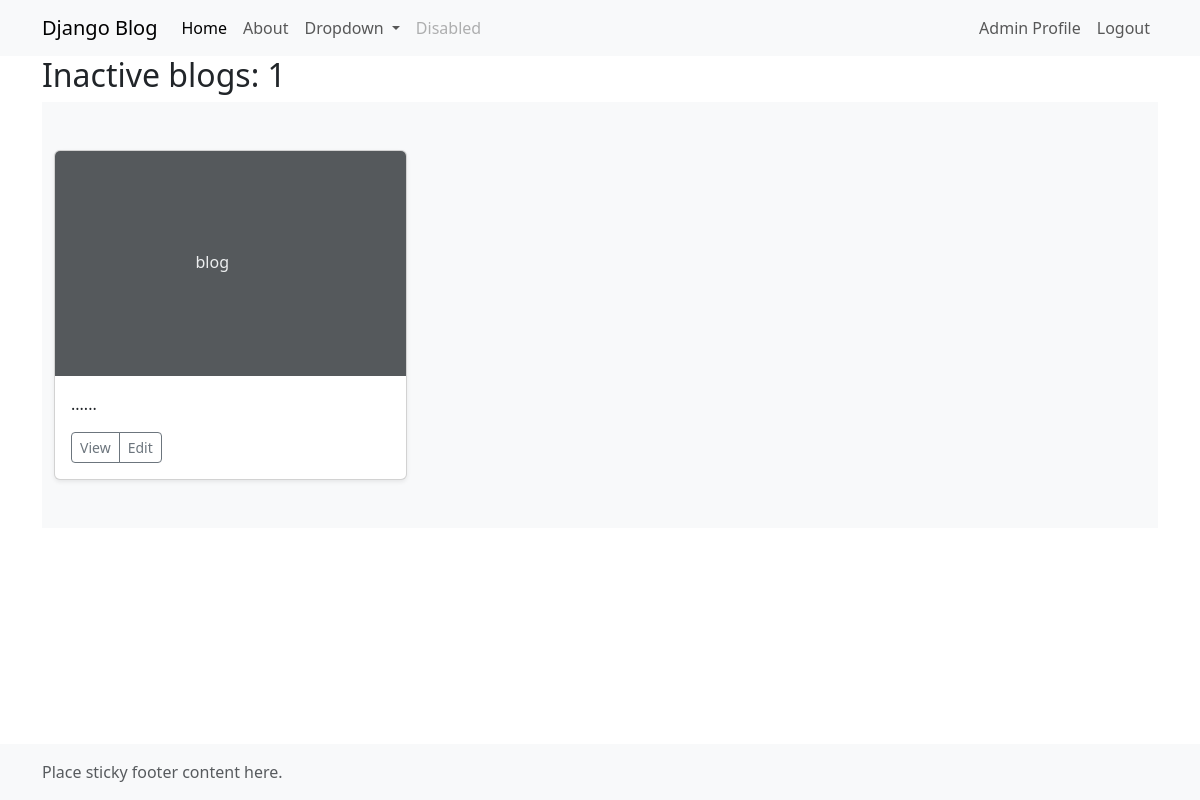
The page /in_actives/ (signed in) on the database its author committed.
### blog/models/user.py (models this page shows, shortened)
class CustomUser(AbstractUser):
    phone = models.CharField(unique=True)
    USERNAME_FIELD = 'phone'
    REQUIRED_FIELDS = ['username']

### blog/models/blog.py (models this page shows, shortened)
class Blog(models.Model):
    TYPE = {
        'Journal': 'Journal',
        "Life updates": 'Life updates',
        'Travel stories': 'Travel stories',
        'Personal growth': 'Personal growth'
    }
    author = models.ForeignKey(AUTH_USER_MODEL, on_delete=models.CASCADE)
    title = models.CharField(max_length=200, verbose_name='Title')
    content = models.TextField(verbose_name='Description')
    image = models.ImageField(upload_to='blog_images/', blank=True, null=True)
    is_active = models.BooleanField(default=True)
    type = models.CharField(max_length=50, choices=TYPE, default='Journal')
    created_at = models.DateTimeField(auto_now_add=True)
    updated_at = models.DateTimeField(auto_now=True)
    class Meta:
        permissions = [
            ('can_all_manage', 'Can all changed models')
        ]

### blog/views.py (the view)
# urls.py: path('in_actives/', views.in_active, name='in_active_blogs'),
@login_required
def in_active(request):
    blogs = Blog.objects.filter(is_active=False, author=request.user)
    search = request.GET.get('in_active_query')
    if search:
        blogs = Blog.objects.filter(title__icontains=search, is_active=False, author=request.user)
    context = {
        "blogs": blogs,
    }
    return render(request, template_name='blog/in_active.html', context=context)

### templates/blog/in_active.html (shortened to what this page needs)
{% extends 'blog/base.html' %}
{% block content %}
    <h2>Inactive blogs: {{ blogs.count }}</h2>
    <div class="album py-5 bg-body-tertiary">
        <div class="container">
            <div class="row row-cols-1 row-cols-sm-2 row-cols-md-3 g-3">
                {% for blog in blogs %}
                    <div class="col">
                        <div class="card shadow-sm">
                            {% if blog.image %}
                                <img class="img-cover" src="{{ blog.image.url }}" alt="rasm">
                            {% else %}
                                <svg aria-label="Placeholder: Thumbnail"
                                     class="bd-placeholder-img card-img-top"
                                     height="225"
                                     preserveAspectRatio="xMidYMid slice" role="img"
                                     width="100%"
                                     xmlns="http://www.w3.org/2000/svg"><title>
                                    Placeholder</title>
                                    <rect width="100%" height="100%" fill="#55595c"></rect>
                                    <text x="40%" y="50%" fill="#eceeef"
                                          dy=".3em">{{ blog.title }}</text>
                                </svg>
                            {% endif %}
                            <div class="card-body">
                                <p class="card-text">{{ blog.content|truncatechars:128 }}</p>
                                <div class="d-flex justify-content-between align-items-center">
                                    <div class="btn-group">
                                        <a href="{% url 'detail' blog.id %}" class="btn btn-sm btn-outline-secondary">View</a>
                                        <a href="{% url 'update' blog.id %}" type="button"
                                           class="btn btn-sm btn-outline-secondary">Edit</a>
                                    </div>
                                    <small class="text-body-secondary"></small></div>
                            </div>
                        </div>
                    </div>
                {% endfor %}
            </div>
        </div>
    </div>
{% endblock %}

### templates/blog/base.html (shortened to what this page needs)
{% load static %}
{% load crispy_forms_tags %}
<!doctype html>
<html lang="en" class="h-100" data-bs-theme="light">
<head>
    <link rel="stylesheet" href="{% static 'blog/main.css' %}">
    <link href="https://cdn.jsdelivr.net/npm/bootstrap@5.3.6/dist/css/bootstrap.min.css" rel="stylesheet"
>
    <link rel="stylesheet" href="https://cdn.jsdelivr.net/npm/bootstrap-icons@1.13.1/font/bootstrap-icons.min.css">
</head>
<body class="d-flex flex-column h-100">
<nav class="navbar navbar-expand-lg bg-body-tertiary">
    <div class="container">
        <a class="navbar-brand" href="#">Django Blog</a>
        <div class="collapse navbar-collapse" id="navbarSupportedContent">
            {% if user.is_authenticated %}
                <ul class="navbar-nav me-auto mb-2 mb-lg-0">
                    <li class="nav-item">
                        <a class="nav-link active" aria-current="page" href="{% url 'home' %}">Home</a>
                    </li>
                    <li class="nav-item">
                        <a class="nav-link" href="{% url 'about' %}">About</a>
                    </li>
                    <li class="nav-item dropdown">
                        <a class="nav-link dropdown-toggle" href="#" role="button" data-bs-toggle="dropdown"
                           aria-expanded="false">
                            Dropdown
                        </a>
                    </li>
                    <li class="nav-item">
                        <a class="nav-link disabled" aria-disabled="true">Disabled</a>
                    </li>
                </ul>
                <ul class="navbar-nav me-right mb-2 mb-lg-0">
                    <li class="nav-item">
                        <a class="nav-link" href="{% url 'profile' %}">{{ user.username|capfirst }} Profile</a>
                    </li>
                    <li class="nav-item">
                        <a class="nav-link" href="{% url 'site_logout' %}">Logout</a>
                    </li>
                </ul>
            {% endif %}
        </div>
    </div>
</nav>
<div class="container">
    {% block content %}
    {% endblock %}
</div>
{% include 'blog/footer.html' %}
</body>
</html>

### rows shown on the page
CustomUser: username "Admin"
Blog: title "blog", content "......"

### other values the page prints
{{ blogs.count }} "1"
